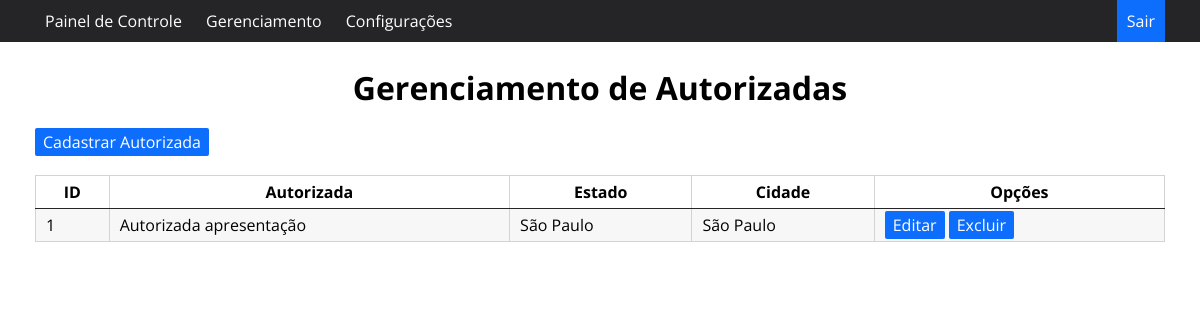
The page /gerenciamentoautorizadas on the database as committed earlier.
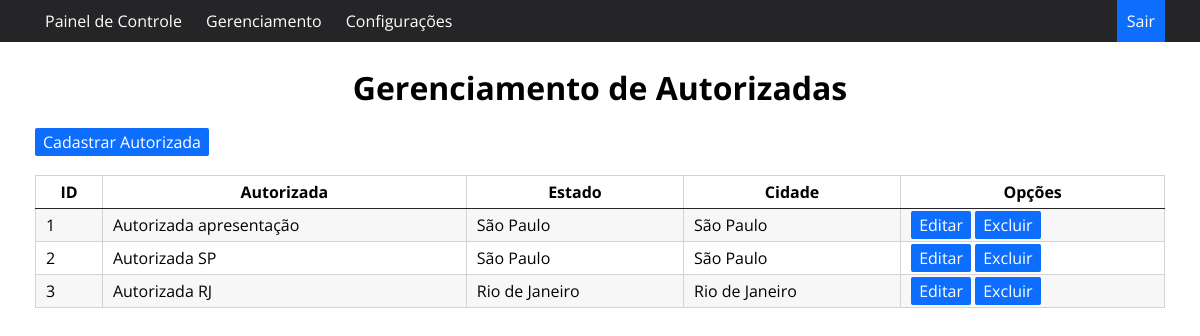
The same page on the database as committed later.
### app.py (models this page shows, shortened)
class Autorizada(db.Model):
    id = db.Column('id', Integer, primary_key=True, autoincrement=True)
    datainsercao = db.Column('datainsercao', String(500), nullable=False)
    autorizada = db.Column('autorizada', String(255), nullable=False)
    estado = db.Column('estado', String(255), nullable=False)
    cidade = db.Column('cidade', String(255), nullable=False)

### app.py (the view)
@app.route('/gerenciamentoautorizadas', methods=['GET', 'POST'])
def gerenciamentoautorizadas():
    autorizadas = Autorizada.query.all()
    return render_template('gerenciamentoautorizadas.html', autorizadas=autorizadas)

### templates/gerenciamentoautorizadas.html (shortened to what this page needs)
<!DOCTYPE html>
<html lang="pt-br">
<head>
    <link rel="stylesheet" href="{{ url_for('static', filename='estilo.css') }}">
</head>
<body>
    <nav id="menu-h">
        <ul>
            <li><a href="/paineldecontrole">Painel de Controle</a></li>
            <li><a href="#">Gerenciamento</a>
        </li>
        <li><a href="#">Configurações</a>
        </li>
            <li id="sair"><a href="#">Sair</a></li>
        </ul>
    </nav>
    <br>
    <br>
    <br>
    <h1>Gerenciamento de Autorizadas</h1>
    <div class="container">
    <br>
    <a href="/cadastrarautorizada" class="btn btn-success" id="btn_prin">Cadastrar Autorizada</a>
    <br>
    <br>
    <table>
    <thead>
        <tr>
            <th>ID</th>
            <th>Autorizada</th>
            <th>Estado</th>
            <th>Cidade</th>
            <th>Opções</th>
        </tr>
    </thead>
    <tbody>
    {% for autorizada in autorizadas %}
        <tr>
            <td>{{ autorizada.id }}</td>
            <td>{{ autorizada.autorizada }}</td>
            <td>{{ autorizada.estado }}</td>
            <td>{{ autorizada.cidade }}</td>
            <td>
                <a href="/editarautorizada/{{ autorizada.id }}" class="btn" methods="GET">Editar</a>
                <a href="/excluirautorizada/{{ autorizada.id }}" class="btn">Excluir</a>
            </td>
        </tr>
    {% endfor %}
    </tbody>
</table>
</div>
</body>
</html>

Rows that differ between the two databases and show on the page:
added Autorizada: id "2", autorizada "Autorizada SP", estado "São Paulo", cidade "São Paulo"
added Autorizada: id "3", autorizada "Autorizada RJ", estado "Rio de Janeiro", cidade "Rio de Janeiro"
